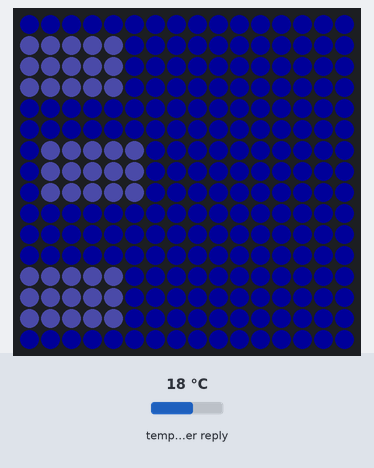
The program below on a simulated ESP8266 (Wemos D1 mini). Shown: 16×16 RGB LED matrix (first LED top left, wired row by row). Inputs (shaded band) come from the test bench; at power-on: temperature in the weather reply 18 °C. Dim RGB values are drawn brighter than linear; WiFi joins after 1.5 s; servers stay silent unless stated; random numbers use the default seed unless the program sets one; web services answer with replies made up by the test bench; what the program prints to the serial monitor is not drawn.

Above: at 3.82 s.

The program:

main.cpp
```cpp
#include <Arduino.h>

// Led strip
#define LED_PIN D4 // Wemos d1 mini - d4
#define WIDTH 16
#define HEIGHT 16
#define LED_COUNT WIDTH *HEIGHT

#define VOLTS 5
#define MILLIAMPS 2500 // 5v 3A

#define EFFECTS_PERIOD 100 // ms
#define REQUEST_PERIOD 300000

 #define DEBUG // Дебаг

// Libraries
#include "ArduinoJson.h"
#include "Timer.h"
#include "wifi.h"
#include "FastLED.h"
#include "NeoMatrix.h"
Timer EffectTmr(EFFECTS_PERIOD);
Timer RequestTmr(REQUEST_PERIOD);
CRGB leds[LED_COUNT];
Matrix<WIDTH, HEIGHT> mx(FastLED, leds);

enum EffectList
{
    RAINBOW,
    RAIN,
    SNOW,
    DRIZZLE,
    CLEAR,
    ATMOSPHERE,
    CLOUDS,
    THUNDERSTORM
};

namespace Effects
{
    void rainbow();
    void snow_falling();
    void rain();
    void thunderstorm();
    void clouds();
    void atmosphere();
    void drizzle();
    void clear_air();

    void objects_fall(CRGB);
}

void requestWeather();
void effectTick();
EffectList effect_num = RAINBOW;

void setup()
{
    // Serial
    Serial.begin(115200);
    // Led strip
    FastLED.addLeds<WS2812, LED_PIN, GRB>(leds, LED_COUNT);
    FastLED.setMaxPowerInVoltsAndMilliamps(VOLTS, MILLIAMPS);
    FastLED.setBrightness(100);
    FastLED.clear();
    FastLED.show();

    // Wifi
    WiFiTools::connectWifi();

    EffectTmr.attach(effectTick);
    RequestTmr.attach(requestWeather);

    // First request
    requestWeather();
}

void loop()
{
    EffectTmr.tick();
    RequestTmr.tick();
}

void requestWeather()
{
    #ifdef DEBUG
    Serial.printf("[%d:%d] ---> Sending request with %s url....\n", millis()/1000, millis()%1000, URL);
    #endif
    String result = WiFiTools::send_request(URL);
    static unsigned char num_bad_request = 0;
    if (result == ERROR_STR)
    {
        effect_num = RAINBOW;
        #ifdef DEBUG
        Serial.printf("[%d:%d] ---> Some error in request. Quantity of bad requests: %d\n Effect: Rainbow\n", millis()/1000, millis()%1000, num_bad_request);
        #endif
        num_bad_request++;
        if (num_bad_request == MAX_BAD_REQUESTS)
        {
            #ifdef DEBUG
            Serial.printf("[%d:%d] ---> Max count of bad request [%d] achived... Effect: Rainbow\n", millis()/1000, millis()%1000, MAX_BAD_REQUESTS);
            #endif
            num_bad_request = 0;
            effect_num = RAINBOW;
        }
        return;
    }
    StaticJsonDocument<1000> doc;
    deserializeJson(doc, result);
    #ifdef DEBUG
    Serial.printf("[%d:%d] ---> Recieve json... Data: %s\n", millis()/1000, millis()%1000, result.c_str());
    #endif
    if (doc["weather"][0]["main"] == "Rain")
        effect_num = RAIN;
    else if (doc["weather"][0]["main"] == "Snow")
        effect_num = SNOW;
    else if (doc["weather"][0]["main"] == "Thunderstorm")
        effect_num = THUNDERSTORM;
    else if (doc["weather"][0]["main"] == "Drizzle")
        effect_num = DRIZZLE;
    else if (doc["weather"][0]["main"] == "Clear")
        effect_num = CLEAR;
    else if (doc["weather"][0]["main"] == "Clouds")
        effect_num = CLOUDS;
    else if (doc["weather"][0]["main"] == "Atmosphere")
        effect_num = ATMOSPHERE;
    #ifdef DEBUG
    else
        Serial.printf("[%d:%d] ---> Unknow weather... Got weather from \"api.openweathermap.org\"; Recieve weather: %s\n", millis()/1000, millis()%1000, String(doc["weather"][0]["main"]).c_str());
    #endif
    FastLED.clear(true);
}

void effectTick()
{
    if (effect_num == DRIZZLE)
        EffectTmr.setTimeout(50);
    else
        EffectTmr.setTimeout(100);
    switch (effect_num)
    {
        case RAINBOW:
            Effects::rainbow();
            break;
        case RAIN:
            Effects::rain();
            break;
        case SNOW:
            Effects::snow_falling();
            break;
        case THUNDERSTORM:
            Effects::thunderstorm();
            break;
        case DRIZZLE:
            Effects::drizzle();
            break;
        case CLEAR:
            Effects::clear_air();
            break;
        case CLOUDS:
            Effects::clouds();
            break;
        case ATMOSPHERE:
            Effects::atmosphere();
            break;
    }
}

namespace Effects
{
    //
    void rainbow()
    {
        static uint8_t coloroffset = 0;
        for (int i = 0; i < WIDTH; i++)
        {
            CHSV thisColor = CHSV(float(255.0 / WIDTH) * i + coloroffset, 255, 255);
            coloroffset++;
            for (int j = 0; j < HEIGHT; j++)
                mx.setPixel(i, j, thisColor);
        }
        FastLED.show();
    }

    void snow_falling()
    {
         Effects::objects_fall(CRGB::White);
    }

    void rain()
    {
         Effects::objects_fall(CRGB::Blue);
    }

    void thunderstorm()
    {
        static uint32_t next_time = 0;
        static uint32_t last_thunder = 0;
        if (millis() - last_thunder >= next_time){
            last_thunder = millis();
            next_time = random(1000, 10000);
            // Thunder code
            mx.fillAll(CRGB::White);
            delay(200);
            FastLED.clear();
            FastLED.show();
        }
    }

    void clouds()
    {
        mx.fillAll(CRGB(0x0000DD));
        for (int i = 0; i < LED_COUNT; i++)
            leds[i].fadeLightBy(180);
        static float pos[] = {5/2, 5/2, 5/2};
        static int posY[] = {7, 2, 13};
        static float vel[3];
        for (int i = 0; i < 3; i++)
            vel[i] = (float)random(1, 20) / 10.0;

        for (int numClous = 0; numClous < 3; numClous++) {
            pos[numClous] += vel[numClous];
            if (pos[numClous] >= WIDTH - 5 / 2) pos[numClous] = 5/2;
            int posx = int(pos[numClous]);
            int posy = int(posY[numClous]);
            mx.setPixel(posx, posy, CRGB::White);
            for (int i = 0; i < 5; i++)
                for (int j = 0; j < 3; j++){
                    uint8_t x = posx - 5/2 + i;
                    uint8_t y = posy - 3/2 + j;
//                    byte bri = constrain((int)255-(255.0/3.601/3)*(sqrt(sq(posx-x) + sq(posy-y)))-random(10), 0, 255);
                    byte bri = 80;
                    CRGB col = CRGB(bri-30, bri-30, constrain((int)bri+30, 0, 255));
                    mx.setPixel(x, y, col);
                }
        }
        FastLED.show();
    }

    void atmosphere()
    {
        for (int i = 0; i < LED_COUNT; i++)
            leds[i] = random(10, 100);
        for (int i = 0; i < LED_COUNT; i++)
            leds[i].fadeLightBy(60);
        FastLED.show();
    }

    void drizzle()
    {
        Effects::objects_fall(CRGB(0x8cfff4));
    }

    void clear_air()
    {
        mx.fillAll(CRGB(0x00bbff));
        FastLED.show();
    }

    void objects_fall(CRGB col)
    {
        for (int i = 0; i < WIDTH; i++)
            for (int j = 0; j < HEIGHT - 1; j++)
                mx.setPixel(i, j, mx.getPixelColor(i, j + 1));

        for (int i = 0; i < WIDTH; i++)
        {
            if (mx.getPixelColor(i, HEIGHT - 2) == 0 && !random(0, 10))
                mx.setPixel(i, HEIGHT - 1, col);
            else
                mx.setPixel(i, HEIGHT - 1, CRGB::Black);
        }
    }
}
```

NeoMatrix.h
```cpp
#ifndef _NEO_MATRIX_H
#define _NEO_MATRIX_H

#include "Arduino.h"
#include "FastLED.h"
// Класс для работы с адресной матрицой с библиотекой FastLED с удобными функциями от AlexGyver.
template <uint16_t width, uint16_t height>
class Matrix
{
public:
	Matrix(CFastLED &userFastLed, CRGB *userLeds)
	{
		fastled = &userFastLed;
		leds = userLeds;
	}

	// получить номер пикселя в ленте по координатам
	uint16_t getPixelNumber(int8_t x, int8_t y)
	{
		if ((y & 1) == 0) // y & 1 == y % 2
			return y * width + x;
		// если чётная строка
		else
			return y * width + width - x - 1;
		// если нечётная строка
	}

	void setPixel(int8_t x, int8_t y, CRGB col)
	{
		leds[this->getPixelNumber(x, y)] = col;
	}
	/*
	def hex_to_rgb(colorcode):
    r = (colorcode >> 16) & 0xFF
    g = (colorcode >> 8) & 0xFF
    b = (colorcode >> 0) & 0xFF
    return r, g, b

	*/
	uint32_t getPixelColor(int8_t x, int8_t y)
	{
		CRGB col = leds[this->getPixelNumber(x, y)];
		return (uint32_t)(col.r << 16) | (col.g << 8) | col.b;
	}

	void fillAll(CRGB col)
	{
		for (uint16_t i = 0; i < width * height; i++)
			leds[i] = col;
//		this->fastled->show();
	}

private:
	CFastLED *fastled;
	CRGB *leds;
};

#endif
```

Timer.h
```cpp
#include <Arduino.h>

class Timer{
    public:
        Timer(uint32_t prd){
            this->prd = prd;
            this->handler = NULL;
        }

        void attach(void (*func)()){
            handler = func;
        }

        void detach(){
            handler = NULL;
        }

        void setTimeout(uint32_t new_prd){
            prd = new_prd;
        }

        bool tick(){
            if (millis() - tmr >= prd){
                tmr = millis();
                if (handler) handler();
                return true;
            }
            return false;
        }
    private:
        uint32_t tmr;
        uint32_t prd;
        void (*handler)() = NULL;
};
```

wifi.cpp
```cpp
#include "wifi.h"

namespace WiFiTools{
    void connectWifi(){
        delay(2000);
        Serial.println();
        WiFi.begin(WIFI_SSID, WIFI_PASS);
        while (WiFi.status() != WL_CONNECTED) {
            delay(500);
            Serial.print(".");
            if (millis() > 15000) ESP.restart();
        }
        Serial.println("Connected");
    }

    String send_request(const char* url) {
        std::unique_ptr<BearSSL::WiFiClientSecure>client(new BearSSL::WiFiClientSecure);
        client->setInsecure();
        HTTPClient https;
        String result;
        if (https.begin(*client, url)) {
            int code = https.GET();
            if (code > 0) {
                result = https.getString();
            }
            else {
                result = ERROR_STR;
                Serial.print("[HTTPS] GET request failed with code: "); Serial.print(code); Serial.print("and url: "); Serial.println(url);
            }
            https.end();
        }
        else{
            result = ERROR_STR;
            Serial.println("Error connection");
        }
        return result;
    }

}
```

wifi.h
```cpp
#include <Arduino.h>
#include <ESP8266HTTPClient.h>
#include <ESP8266WiFi.h>
#include <WiFiClientSecureBearSSL.h>

// OpenWeatherMap
#define APPID "74be05f6b9c8eea10478aa9a2bb0ecb3"
#define CITY "Moscow"
#define UNITS "metric"
#define LANG "en"
#define URL "https://api.openweathermap.org/data/2.5/weather?q=" CITY "&appid=" APPID "&units=" UNITS "&lang=" LANG

// WiFi
#define ERROR_STR "Some error in funtction \"send_request(const char*)\"...."
#define MAX_BAD_REQUESTS 12
#define WIFI_SSID "SSID"
#define WIFI_PASS "PASS"

namespace WiFiTools{
    void connectWifi();
    String send_request(const char*);
}
```
